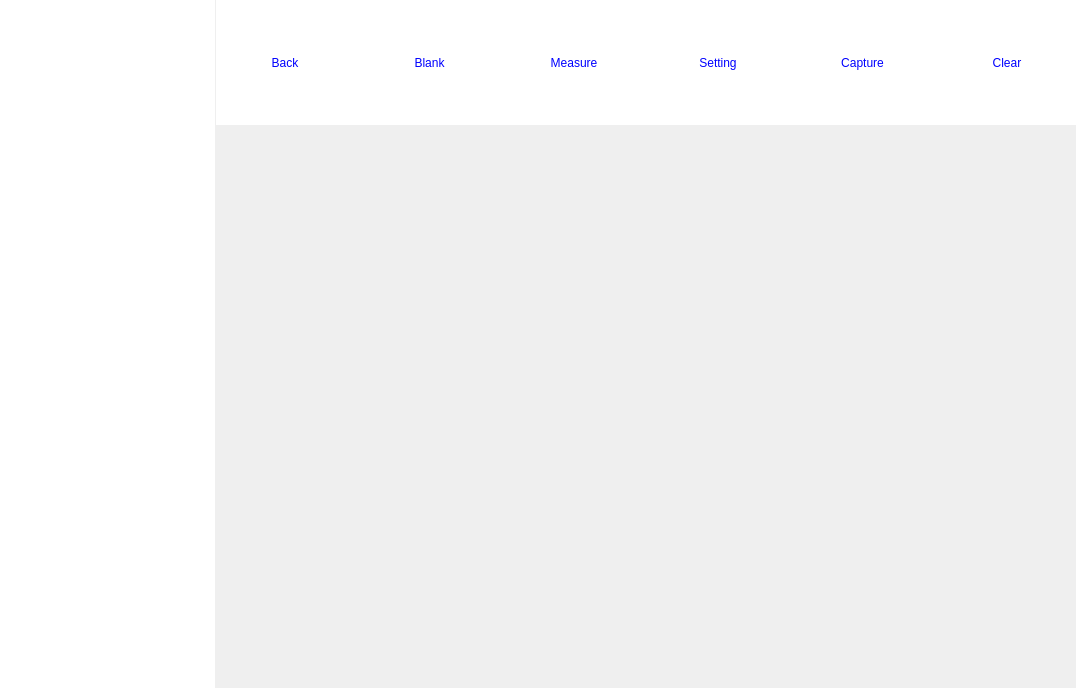
<?xml version="1.0" encoding="UTF-8"?>
<ui version="4.0">
 <class>KMTestingWidget</class>
 <widget class="QFrame" name="KMTestingWidget">
  <property name="geometry">
   <rect>
    <x>0</x>
    <y>0</y>
    <width>1076</width>
    <height>688</height>
   </rect>
  </property>
  <property name="windowTitle">
   <string>Frame</string>
  </property>
  <property name="frameShape">
   <enum>QFrame::NoFrame</enum>
  </property>
  <property name="frameShadow">
   <enum>QFrame::Raised</enum>
  </property>
  <layout class="QHBoxLayout" name="horizontalLayout_3" stretch="1,4">
   <property name="spacing">
    <number>1</number>
   </property>
   <property name="leftMargin">
    <number>0</number>
   </property>
   <property name="topMargin">
    <number>0</number>
   </property>
   <property name="rightMargin">
    <number>0</number>
   </property>
   <property name="bottomMargin">
    <number>0</number>
   </property>
   <item>
    <widget class="QFrame" name="frameLeft">
     <property name="styleSheet">
      <string notr="true">QFrame#frameLeft{
	background-color: rgb(255, 255, 255);
}</string>
     </property>
     <property name="frameShape">
      <enum>QFrame::NoFrame</enum>
     </property>
     <property name="frameShadow">
      <enum>QFrame::Raised</enum>
     </property>
    </widget>
   </item>
   <item>
    <layout class="QVBoxLayout" name="verticalLayout_2" stretch="2,1">
     <property name="spacing">
      <number>1</number>
     </property>
     <item>
      <widget class="QFrame" name="frameMain">
       <property name="frameShape">
        <enum>QFrame::NoFrame</enum>
       </property>
       <property name="frameShadow">
        <enum>QFrame::Raised</enum>
       </property>
       <layout class="QVBoxLayout" name="verticalLayout" stretch="0,1">
        <property name="spacing">
         <number>2</number>
        </property>
        <property name="leftMargin">
         <number>0</number>
        </property>
        <property name="topMargin">
         <number>0</number>
        </property>
        <property name="rightMargin">
         <number>0</number>
        </property>
        <property name="bottomMargin">
         <number>0</number>
        </property>
        <item>
         <widget class="QFrame" name="frameHeader">
          <property name="minimumSize">
           <size>
            <width>0</width>
            <height>125</height>
           </size>
          </property>
          <property name="styleSheet">
           <string notr="true">QToolButton{
	color:blue;
	font: 75 20pt &quot;微软雅黑&quot;;
}

QToolButton::disabled{
	color:darkgray;
}

QFrame#frameHeader {
	background-color: white;
}</string>
          </property>
          <property name="frameShape">
           <enum>QFrame::NoFrame</enum>
          </property>
          <property name="frameShadow">
           <enum>QFrame::Raised</enum>
          </property>
          <layout class="QHBoxLayout" name="horizontalLayout_2">
           <property name="leftMargin">
            <number>0</number>
           </property>
           <property name="topMargin">
            <number>0</number>
           </property>
           <property name="rightMargin">
            <number>0</number>
           </property>
           <property name="bottomMargin">
            <number>0</number>
           </property>
           <item>
            <widget class="QToolButton" name="toolButtonBack">
             <property name="sizePolicy">
              <sizepolicy hsizetype="Preferred" vsizetype="Preferred">
               <horstretch>0</horstretch>
               <verstretch>0</verstretch>
              </sizepolicy>
             </property>
             <property name="text">
              <string>Back</string>
             </property>
             <property name="autoRaise">
              <bool>true</bool>
             </property>
            </widget>
           </item>
           <item>
            <widget class="QToolButton" name="toolButtonBlank">
             <property name="sizePolicy">
              <sizepolicy hsizetype="Preferred" vsizetype="Preferred">
               <horstretch>0</horstretch>
               <verstretch>0</verstretch>
              </sizepolicy>
             </property>
             <property name="text">
              <string>Blank</string>
             </property>
             <property name="autoRaise">
              <bool>true</bool>
             </property>
            </widget>
           </item>
           <item>
            <widget class="QToolButton" name="toolButtonMeasure">
             <property name="sizePolicy">
              <sizepolicy hsizetype="Preferred" vsizetype="Preferred">
               <horstretch>0</horstretch>
               <verstretch>0</verstretch>
              </sizepolicy>
             </property>
             <property name="text">
              <string>Measure</string>
             </property>
             <property name="autoRaise">
              <bool>true</bool>
             </property>
            </widget>
           </item>
           <item>
            <widget class="QToolButton" name="toolButtonSetting">
             <property name="sizePolicy">
              <sizepolicy hsizetype="Preferred" vsizetype="Preferred">
               <horstretch>0</horstretch>
               <verstretch>0</verstretch>
              </sizepolicy>
             </property>
             <property name="text">
              <string>Setting</string>
             </property>
             <property name="autoRaise">
              <bool>true</bool>
             </property>
            </widget>
           </item>
           <item>
            <widget class="QToolButton" name="toolButtonCapture">
             <property name="sizePolicy">
              <sizepolicy hsizetype="Preferred" vsizetype="Preferred">
               <horstretch>0</horstretch>
               <verstretch>0</verstretch>
              </sizepolicy>
             </property>
             <property name="text">
              <string>Capture</string>
             </property>
             <property name="autoRaise">
              <bool>true</bool>
             </property>
            </widget>
           </item>
           <item>
            <widget class="QToolButton" name="toolButtonClear">
             <property name="sizePolicy">
              <sizepolicy hsizetype="Preferred" vsizetype="Preferred">
               <horstretch>0</horstretch>
               <verstretch>0</verstretch>
              </sizepolicy>
             </property>
             <property name="text">
              <string>Clear</string>
             </property>
             <property name="autoRaise">
              <bool>true</bool>
             </property>
            </widget>
           </item>
          </layout>
         </widget>
        </item>
        <item>
         <layout class="QHBoxLayout" name="horizontalLayout" stretch="1,0">
          <property name="spacing">
           <number>1</number>
          </property>
          <item>
           <widget class="QFrame" name="framePlot">
            <property name="frameShape">
             <enum>QFrame::NoFrame</enum>
            </property>
            <property name="frameShadow">
             <enum>QFrame::Raised</enum>
            </property>
           </widget>
          </item>
          <item>
           <widget class="QFrame" name="frameFit">
            <property name="frameShape">
             <enum>QFrame::NoFrame</enum>
            </property>
            <property name="frameShadow">
             <enum>QFrame::Raised</enum>
            </property>
           </widget>
          </item>
         </layout>
        </item>
       </layout>
      </widget>
     </item>
     <item>
      <widget class="QFrame" name="frameBottom">
       <property name="frameShape">
        <enum>QFrame::NoFrame</enum>
       </property>
       <property name="frameShadow">
        <enum>QFrame::Raised</enum>
       </property>
      </widget>
     </item>
    </layout>
   </item>
  </layout>
 </widget>
 <resources/>
 <connections/>
</ui>
